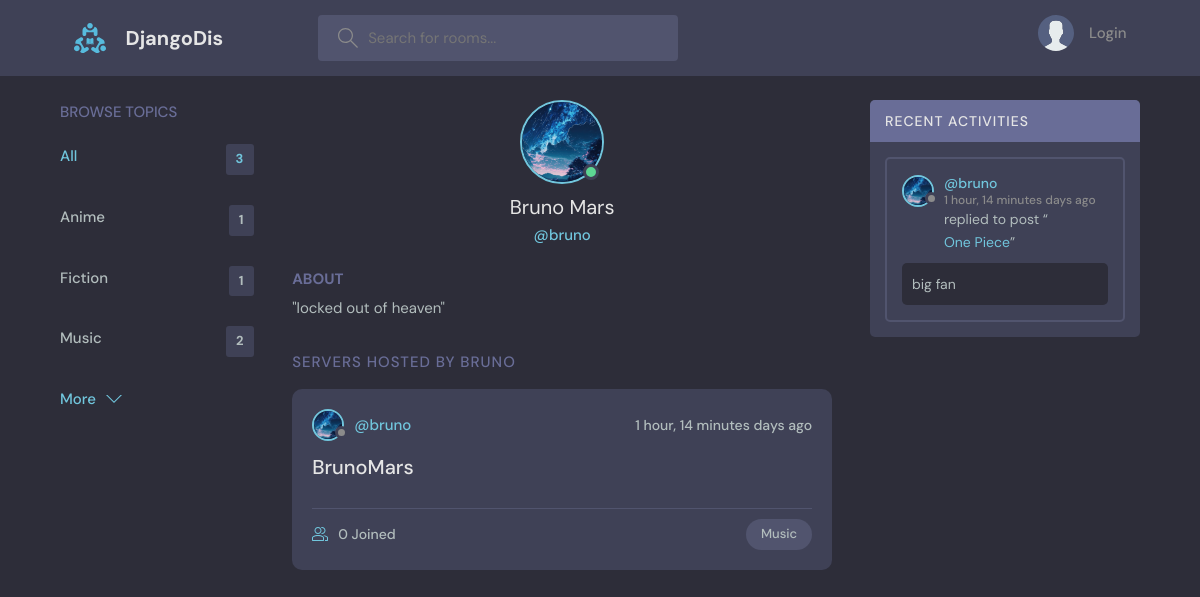
Screenshot of /profile/3/ with the database file from the repository.
### base/models.py (models this page shows, shortened)
class Topic(models.Model):
    name = models.CharField(max_length=220)

class User(AbstractUser):
    name = models.CharField(max_length=200, null=True)
    email = models.EmailField(unique=True)
    bio = models.TextField(null=True)
    avatar = models.ImageField(null=True, default="avatar.svg")
    USERNAME_FIELD = "email"
    REQUIRED_FIELDS = []

class Server(models.Model):
    owner = models.ForeignKey(User, on_delete=models.SET_NULL,null=True)
    topic = models.ForeignKey(Topic, on_delete=models.SET_NULL, null=True)
    name = models.CharField(max_length=200)
    description = models.TextField(null=True , blank=True) # null for db and blank for frontend
    members = models.ManyToManyField(User, related_name='members', blank=True)
    created = models.DateTimeField(auto_now_add=True)
    updated = models.DateTimeField(auto_now=True)
    class Meta:
        ordering = ['-updated', '-created']
    def __str__(self):
        return self.name

class Msg(models.Model): # Msg written cause message is keyword in django
    user = models.ForeignKey(User,on_delete=models.CASCADE)
    body = models.TextField()
    server = models.ForeignKey(Server, on_delete=models.CASCADE)
    created = models.DateTimeField(auto_now_add=True)
    updated = models.DateTimeField(auto_now=True)
    class Meta:
        ordering = ['-updated', '-created']

### base/views.py (the view)
# urls.py: path('profile/<str:pk>/', views.userProfile, name='user-profile'),
def userProfile(request, pk):
    user = User.objects.get(id=pk)
    servers = user.server_set.all()
    topics = Topic.objects.all()
    server_msgs = user.msg_set.all()
    server_count = Server.objects.all().count()
    context = {'user':user,'servers':servers, 'topics': topics, 'server_msgs': server_msgs,'server_count': server_count}
    return render (request, 'base/profile.html', context)

### base/templates/base/profile.html (shortened to what this page needs)
{% extends 'main.html' %}
{% block content %}
  <main class="profile-page layout layout--3">
    <div class="container">
      {% include 'base/topics_component.html' %}
      <div class="roomList">
        <div class="profile">
          <div class="profile__avatar">
            <div class="avatar avatar--large active">
              <img src="{{ user.avatar.url }}" />
            </div>
          </div>
          <div class="profile__info">
            <h3>{{ user.name }}</h3>
            <p>@{{ user.username }}</p>
          </div>
          <div class="profile__about">
            <h3>About</h3>
            <p>
              {{ user.bio }}
            </p>
          </div>
        </div>
        <div class="roomList__header">
          <div>
            <h2>Servers Hosted by {{ user.username }}</a>
            </h2>
          </div>
        </div>
        {% include 'base/feed_component.html' %}
      </div>
      {% include 'base/activity_component.html' %}
    </div>
  </main>
{% endblock content %}

### base/templates/base/topics_component.html
<div class="topics">
    <div class="topics__header">
      <h2>Browse Topics</h2>
    </div>
    <ul class="topics__list">
      <li>
        <a href="{% url 'home' %}" class="active">All <span>{{ topics.count }}</span></a>
      </li>
      {% for topic in topics %}
      <li>
        <a href="{% url 'home' %}?nam={{topic.name}}">{{ topic.name }} <span> {{ topic.server_set.all.count }} </span></a>
      </li>
      {% endfor %}
    </ul>
    <a class="btn btn--link" href="{% url 'topics' %}">
      More
      <svg version="1.1" xmlns="http://www.w3.org/2000/svg" width="32" height="32" viewBox="0 0 32 32">
        <title>chevron-down</title>
        <path d="M16 21l-13-13h-3l16 16 16-16h-3l-13 13z"></path>
      </svg>
    </a>
  </div>

### base/templates/base/feed_component.html (shortened to what this page needs)
{% for server in servers %}
<div class="roomListRoom">
    <div class="roomListRoom__header">
      <a href="{% url 'user-profile' server.owner.id %}" class="roomListRoom__author">
        <div class="avatar avatar--small">
          <img src="{{ server.owner.avatar.url }}" />
        </div>
        <span>@{{ server.owner.username }}</span>
      </a>
      <div class="roomListRoom__actions">
        <span>{{ server.created | timesince }} days ago</span>
      </div>
    </div>
    <div class="roomListRoom__content">
      <a href="{% url 'server' server.id %}">{{ server.name }}</a>
    </div>
    <div class="roomListRoom__meta">
      <a href="{% url 'server' server.id %}" class="roomListRoom__joined">
        {{ server.members.all.count }} Joined
      </a>
      <p class="roomListRoom__topic">{{ server.topic.name }}</p>
    </div>
</div>
{% endfor %}

### base/templates/base/activity_component.html (shortened to what this page needs)
<div class="activities">
    <div class="activities__header">
        <h2>Recent Activities</h2>
    </div>
    {% for msg in server_msgs %}
    <div class="activities__box">
        <div class="activities__boxHeader roomListRoom__header">
        <a href="{% url 'user-profile' msg.user.id %}" class="roomListRoom__author">
            <div class="avatar avatar--small">
            <img src="{{ msg.user.avatar.url }}" />
            </div>
            <p>
            @{{ msg.user.username }}
            <span>{{msg.created | timesince }} days ago</span>
            </p>
        </a>
        </div>
        <div class="activities__boxContent">
        <p>replied to post “<a href="{% url 'server' msg.server.id %}">{{ msg.server }}</a>”</p>
        <div class="activities__boxRoomContent">
            {{ msg.body }}
        </div>
        </div>
    </div>
    {% endfor %}
</div>

### rows the page displays
Topic: name "Anime", server_set.all.count "1"
Topic: name "Fiction", server_set.all.count "1"
Topic: name "Music", server_set.all.count "2"
User: avatar (picture), name "Bruno Mars", username "bruno", bio "\"locked out of heaven\"", username "BRUNO"
Server: owner.avatar (picture), owner.username "bruno", created "1 hour, 14 minutes", name "BrunoMars", members.all.count "0", topic.name "Music"
Msg: user.avatar (picture), user.username "bruno", created "1 hour, 14 minutes", server "One Piece", body "big fan"

### other values shown
{{ topics.count }} "3"
